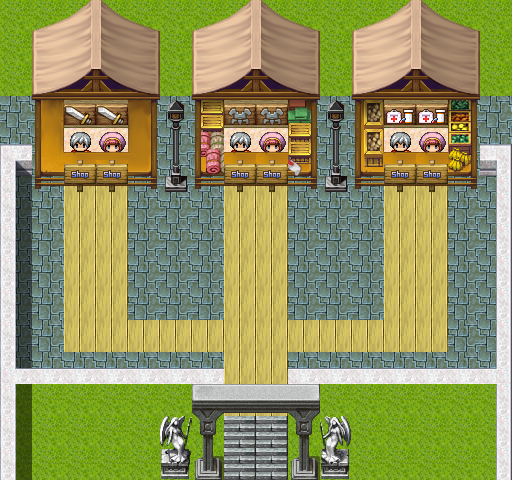

This is a level from a 2D game, rendered from its Tiled map with the project's own tilesets. A one-line summary and the complete map file follow:
An orthogonal 16x15 tile map with 32x32 px tiles, 4 tile layers (camadaChao, camadaChao2, camadaCasa, camadaPlacas), 8 tilesets.

<map version="1.0" orientation="orthogonal" renderorder="left-up" width="16" height="15" tilewidth="32" tileheight="32" nextobjectid="27">
 <tileset firstgid="1" name="tiles1" tilewidth="32" tileheight="32" tilecount="256" columns="16">
  <image source="tiles1.png" trans="000000" width="512" height="512" />
 </tileset>
 <tileset firstgid="257" name="tiles2" tilewidth="32" tileheight="32" tilecount="256" columns="16">
  <image source="tiles2.png" trans="000000" width="512" height="512" />
 </tileset>
 <tileset firstgid="513" name="tiles3" tilewidth="32" tileheight="32" tilecount="256" columns="16">
  <image source="tiles3.png" trans="000000" width="512" height="512" />
 </tileset>
 <tileset firstgid="769" name="tiles4" tilewidth="32" tileheight="32" tilecount="192" columns="16">
  <image source="tiles4.png" trans="000000" width="512" height="384" />
 </tileset>
 <tileset firstgid="961" name="person1" tilewidth="32" tileheight="32" tilecount="144" columns="12">
  <image source="person1.png" width="384" height="384" />
 </tileset>
 <tileset firstgid="1105" name="tiles5" tilewidth="32" tileheight="32" tilecount="128" columns="8">
  <image source="tiles5.png" width="256" height="512" />
 </tileset>
 <tileset firstgid="1233" name="tiles6" tilewidth="32" tileheight="32" tilecount="336" columns="16">
  <image source="tiles6.png" width="512" height="672" />
 </tileset>
 <tileset firstgid="1569" name="tiles7" tilewidth="32" tileheight="32" tilecount="256" columns="16">
  <image source="tiles7.png" width="512" height="512" />
 </tileset>
 <layer name="camadaChao" width="16" height="15">
  <data encoding="csv">
769,769,769,769,769,769,769,769,769,769,769,769,769,769,769,769,
769,769,769,769,769,769,769,769,769,769,769,769,769,769,769,769,
769,769,769,769,769,769,769,769,769,769,769,769,769,769,769,769,
1153,1153,293,293,1153,1153,1153,293,293,1153,1153,1153,293,293,1153,1153,
1153,1153,1122,1122,1153,1153,1153,1122,1122,1153,1153,1153,1122,1122,1153,1153,
1153,1153,280,280,1153,1153,1153,280,280,1153,1153,1153,280,280,1153,1153,
1153,1153,280,280,1153,1153,1153,280,280,1153,1153,1153,280,280,1153,1153,
1153,1153,280,280,1153,1153,1153,280,280,1153,1153,1153,280,280,1153,1153,
1153,1153,280,280,1153,1153,1153,280,280,1153,1153,1153,280,280,1153,1153,
1153,1153,280,280,1153,1153,1153,280,280,1153,1153,1153,280,280,1153,1153,
1153,1153,280,280,280,280,280,280,280,280,280,280,280,280,1153,1153,
1153,1153,1153,1153,1153,1153,1153,280,280,1153,1153,1153,1153,1153,1153,1153,
769,769,769,769,769,769,769,280,280,769,769,769,769,769,769,769,
769,769,769,769,769,769,769,1135,1135,769,769,769,769,769,769,769,
769,769,769,769,769,769,769,1135,1135,769,769,769,769,769,769,769
</data>
 </layer>
 <layer name="camadaChao2" width="16" height="15">
  <data encoding="csv">
0,0,0,0,0,0,0,0,0,0,0,0,0,0,0,0,
0,0,0,0,0,0,0,0,0,0,0,0,0,0,0,0,
0,0,0,0,0,0,0,0,0,0,0,0,0,0,0,0,
0,0,0,0,0,0,0,0,0,0,0,0,0,0,0,0,
0,0,1037,1040,0,0,0,1037,1040,0,0,0,1037,1040,0,0,
0,0,0,0,0,0,0,0,0,0,0,0,0,0,0,0,
0,0,0,0,0,0,0,0,0,0,0,0,0,0,0,0,
0,0,0,0,0,0,0,0,0,0,0,0,0,0,0,0,
0,0,0,0,0,0,0,0,0,0,0,0,0,0,0,0,
0,0,0,0,0,0,0,0,0,0,0,0,0,0,0,0,
0,0,0,0,0,0,0,0,0,0,0,0,0,0,0,0,
0,1603,1603,1603,1603,1603,1603,0,0,0,1603,1603,1603,1603,1603,0,
0,0,0,0,0,0,694,695,695,696,0,0,0,0,0,0,
0,0,0,0,0,658,710,0,0,710,659,0,0,0,0,0,
0,0,0,0,0,674,726,0,0,0,675,0,0,0,0,0
</data>
 </layer>
 <layer name="camadaCasa" width="16" height="15">
  <data encoding="csv">
0,333,334,335,336,0,333,334,335,336,0,333,334,335,336,0,
0,349,350,351,352,0,349,350,351,352,0,349,350,351,352,0,
0,365,366,367,368,0,365,366,367,368,0,365,366,367,368,0,
0,381,382,383,384,421,329,382,383,332,421,377,382,383,380,0,
1570,397,398,399,400,437,345,398,398,348,437,393,398,398,396,1572,
1586,413,414,414,416,453,361,414,414,364,453,409,414,414,412,1588,
1585,0,0,0,0,0,0,0,0,0,0,0,0,0,0,1601,
1585,0,0,0,0,0,0,0,0,0,0,0,0,0,0,1601,
1585,0,0,0,0,0,0,0,0,0,0,0,0,0,0,1601,
1585,0,0,0,0,0,0,0,0,0,0,0,0,0,0,1601,
1585,0,0,0,0,0,0,0,0,0,0,0,0,0,0,1601,
1602,0,0,0,0,0,0,0,0,1603,0,0,0,0,0,1604,
1585,0,0,0,0,0,0,0,0,0,0,0,0,0,0,1601,
1585,0,0,0,0,0,0,0,0,0,0,0,0,0,0,1601,
1585,0,0,0,0,0,0,0,0,726,0,0,0,0,0,1601
</data>
 </layer>
 <layer name="camadaPlacas" width="16" height="15">
  <data encoding="csv">
0,0,0,0,0,0,0,0,0,0,0,0,0,0,0,0,
0,0,0,0,0,0,0,0,0,0,0,0,0,0,0,0,
0,0,0,0,0,0,0,0,0,0,0,0,0,0,0,0,
0,0,34,34,0,0,0,36,36,0,0,0,17,17,0,0,
0,0,0,0,0,0,0,0,0,0,0,0,0,0,0,0,
0,0,119,119,0,0,0,119,119,0,0,0,119,119,0,0,
0,0,0,0,0,0,0,0,0,0,0,0,0,0,0,0,
0,0,0,0,0,0,0,0,0,0,0,0,0,0,0,0,
0,0,0,0,0,0,0,0,0,0,0,0,0,0,0,0,
0,0,0,0,0,0,0,0,0,0,0,0,0,0,0,0,
0,0,0,0,0,0,0,0,0,0,0,0,0,0,0,0,
0,0,0,0,0,0,0,0,0,0,0,0,0,0,0,0,
0,0,0,0,0,0,0,0,0,0,0,0,0,0,0,0,
0,0,0,0,0,0,0,0,0,0,0,0,0,0,0,0,
0,0,0,0,0,0,0,0,0,0,0,0,0,0,0,0
</data>
 </layer>
</map>
